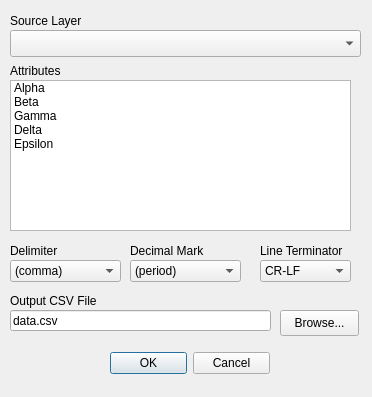
<?xml version="1.0" encoding="UTF-8"?>
<ui version="4.0">
 <class>mmqgis_attribute_export_form</class>
 <widget class="QDialog" name="mmqgis_attribute_export_form">
  <property name="windowModality">
   <enum>Qt::ApplicationModal</enum>
  </property>
  <property name="enabled">
   <bool>true</bool>
  </property>
  <property name="geometry">
   <rect>
    <x>0</x>
    <y>0</y>
    <width>372</width>
    <height>397</height>
   </rect>
  </property>
  <property name="mouseTracking">
   <bool>false</bool>
  </property>
  <property name="windowTitle">
   <string>Export Attributes</string>
  </property>
  <widget class="QDialogButtonBox" name="buttonBox">
   <property name="geometry">
    <rect>
     <x>110</x>
     <y>350</y>
     <width>160</width>
     <height>26</height>
    </rect>
   </property>
   <property name="orientation">
    <enum>Qt::Horizontal</enum>
   </property>
   <property name="standardButtons">
    <set>QDialogButtonBox::Cancel|QDialogButtonBox::Ok</set>
   </property>
  </widget>
  <widget class="QLabel" name="label">
   <property name="geometry">
    <rect>
     <x>10</x>
     <y>290</y>
     <width>108</width>
     <height>22</height>
    </rect>
   </property>
   <property name="text">
    <string>Output CSV File</string>
   </property>
  </widget>
  <widget class="QLineEdit" name="outfilename">
   <property name="geometry">
    <rect>
     <x>10</x>
     <y>310</y>
     <width>261</width>
     <height>21</height>
    </rect>
   </property>
   <property name="text">
    <string>data.csv</string>
   </property>
   <property name="readOnly">
    <bool>false</bool>
   </property>
  </widget>
  <widget class="QPushButton" name="browseoutfile">
   <property name="geometry">
    <rect>
     <x>280</x>
     <y>310</y>
     <width>79</width>
     <height>26</height>
    </rect>
   </property>
   <property name="text">
    <string>Browse...</string>
   </property>
  </widget>
  <widget class="QComboBox" name="sourcelayer">
   <property name="geometry">
    <rect>
     <x>10</x>
     <y>30</y>
     <width>351</width>
     <height>27</height>
    </rect>
   </property>
  </widget>
  <widget class="QLabel" name="label_4">
   <property name="geometry">
    <rect>
     <x>10</x>
     <y>10</y>
     <width>108</width>
     <height>22</height>
    </rect>
   </property>
   <property name="text">
    <string>Source Layer</string>
   </property>
  </widget>
  <widget class="QLabel" name="label_2">
   <property name="geometry">
    <rect>
     <x>10</x>
     <y>60</y>
     <width>108</width>
     <height>22</height>
    </rect>
   </property>
   <property name="text">
    <string>Attributes</string>
   </property>
  </widget>
  <widget class="QListWidget" name="attributes">
   <property name="geometry">
    <rect>
     <x>10</x>
     <y>80</y>
     <width>341</width>
     <height>151</height>
    </rect>
   </property>
   <property name="selectionMode">
    <enum>QAbstractItemView::ExtendedSelection</enum>
   </property>
   <item>
    <property name="text">
     <string>Alpha</string>
    </property>
   </item>
   <item>
    <property name="text">
     <string>Beta</string>
    </property>
   </item>
   <item>
    <property name="text">
     <string>Gamma</string>
    </property>
   </item>
   <item>
    <property name="text">
     <string>Delta</string>
    </property>
   </item>
   <item>
    <property name="text">
     <string>Epsilon</string>
    </property>
   </item>
  </widget>
  <widget class="QComboBox" name="delimiter">
   <property name="geometry">
    <rect>
     <x>10</x>
     <y>260</y>
     <width>111</width>
     <height>22</height>
    </rect>
   </property>
   <item>
    <property name="text">
     <string>(comma)</string>
    </property>
   </item>
   <item>
    <property name="text">
     <string>(bar)</string>
    </property>
   </item>
   <item>
    <property name="text">
     <string>(space)</string>
    </property>
   </item>
   <item>
    <property name="text">
     <string>(semicolon)</string>
    </property>
   </item>
  </widget>
  <widget class="QComboBox" name="lineterminator">
   <property name="geometry">
    <rect>
     <x>260</x>
     <y>260</y>
     <width>91</width>
     <height>22</height>
    </rect>
   </property>
   <item>
    <property name="text">
     <string>CR-LF</string>
    </property>
   </item>
   <item>
    <property name="text">
     <string>LF</string>
    </property>
   </item>
  </widget>
  <widget class="QLabel" name="label_3">
   <property name="geometry">
    <rect>
     <x>10</x>
     <y>240</y>
     <width>81</width>
     <height>22</height>
    </rect>
   </property>
   <property name="text">
    <string>Delimiter</string>
   </property>
  </widget>
  <widget class="QLabel" name="label_5">
   <property name="geometry">
    <rect>
     <x>260</x>
     <y>240</y>
     <width>108</width>
     <height>22</height>
    </rect>
   </property>
   <property name="text">
    <string>Line Terminator</string>
   </property>
  </widget>
  <widget class="QComboBox" name="decimalmark">
   <property name="geometry">
    <rect>
     <x>130</x>
     <y>260</y>
     <width>111</width>
     <height>22</height>
    </rect>
   </property>
   <item>
    <property name="text">
     <string>(period)</string>
    </property>
   </item>
   <item>
    <property name="text">
     <string>(comma)</string>
    </property>
   </item>
  </widget>
  <widget class="QLabel" name="label_6">
   <property name="geometry">
    <rect>
     <x>130</x>
     <y>240</y>
     <width>91</width>
     <height>22</height>
    </rect>
   </property>
   <property name="text">
    <string>Decimal Mark</string>
   </property>
  </widget>
 </widget>
 <tabstops>
  <tabstop>sourcelayer</tabstop>
  <tabstop>attributes</tabstop>
  <tabstop>delimiter</tabstop>
  <tabstop>lineterminator</tabstop>
  <tabstop>outfilename</tabstop>
  <tabstop>browseoutfile</tabstop>
  <tabstop>buttonBox</tabstop>
 </tabstops>
 <resources/>
 <connections>
  <connection>
   <sender>buttonBox</sender>
   <signal>accepted()</signal>
   <receiver>mmqgis_attribute_export_form</receiver>
   <slot>accept()</slot>
   <hints>
    <hint type="sourcelabel">
     <x>248</x>
     <y>254</y>
    </hint>
    <hint type="destinationlabel">
     <x>157</x>
     <y>274</y>
    </hint>
   </hints>
  </connection>
  <connection>
   <sender>buttonBox</sender>
   <signal>rejected()</signal>
   <receiver>mmqgis_attribute_export_form</receiver>
   <slot>reject()</slot>
   <hints>
    <hint type="sourcelabel">
     <x>316</x>
     <y>260</y>
    </hint>
    <hint type="destinationlabel">
     <x>286</x>
     <y>274</y>
    </hint>
   </hints>
  </connection>
 </connections>
</ui>
